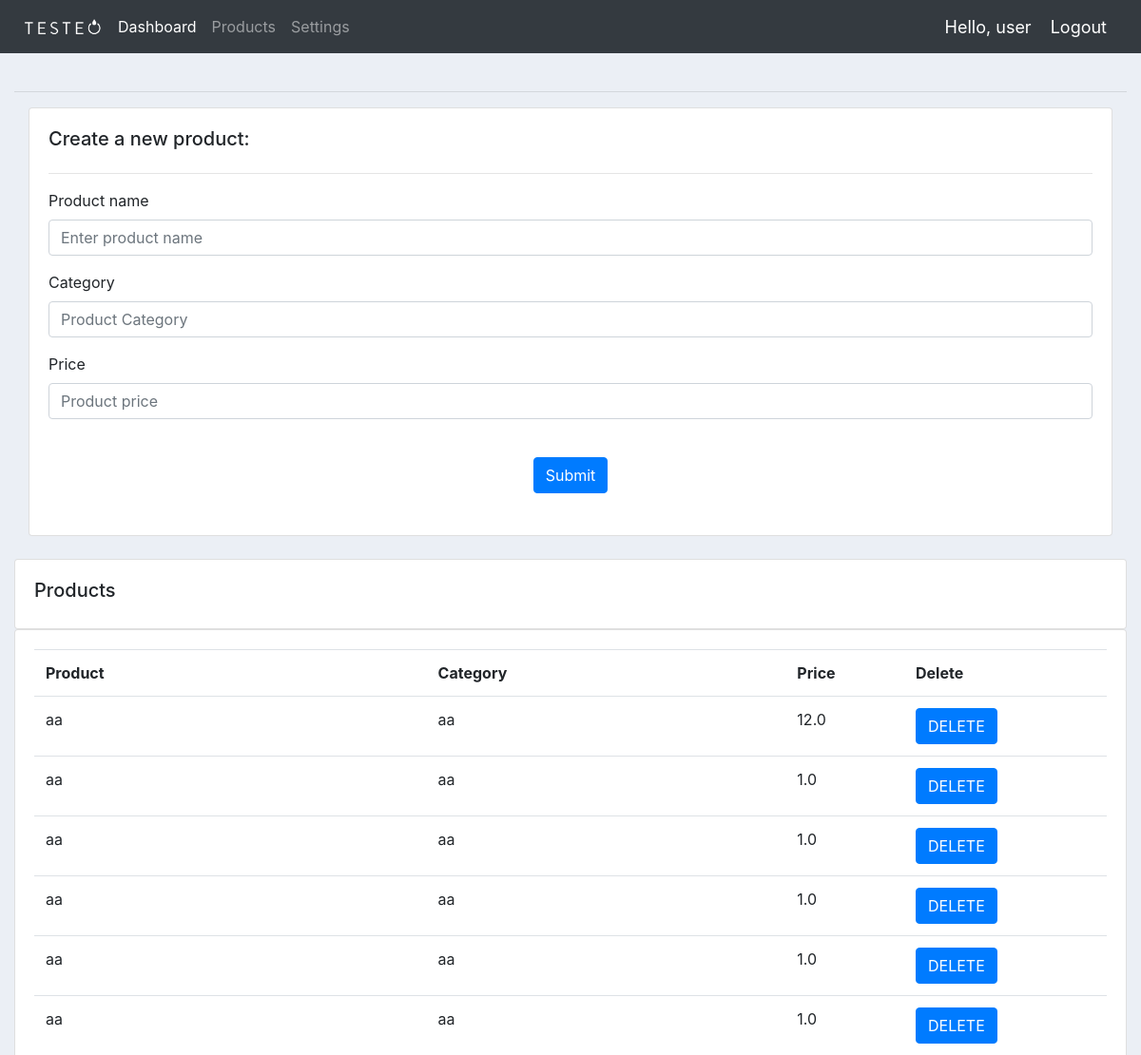
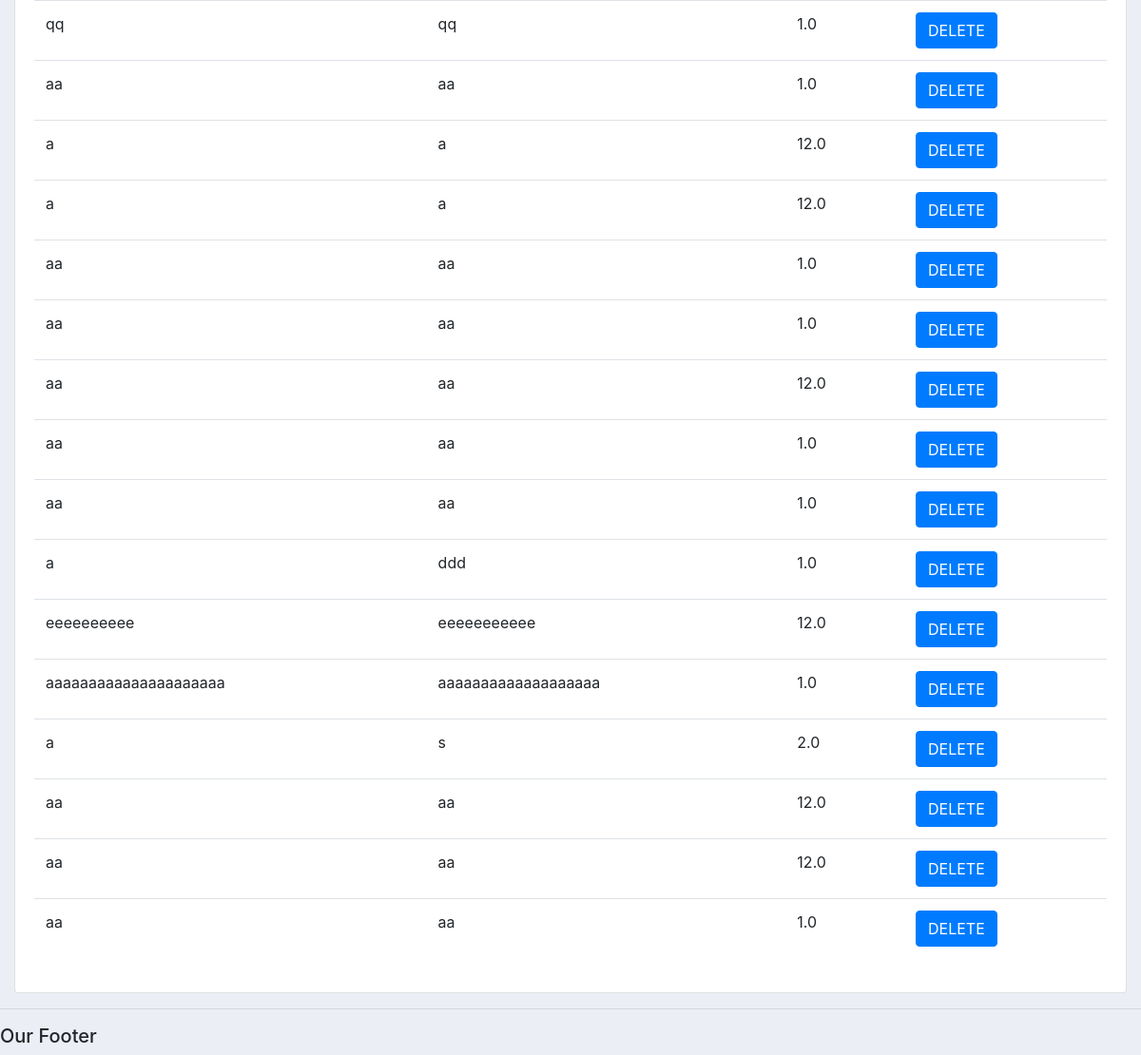
The page /products/ (signed in) on the database as committed earlier (2 pictures, top to bottom).
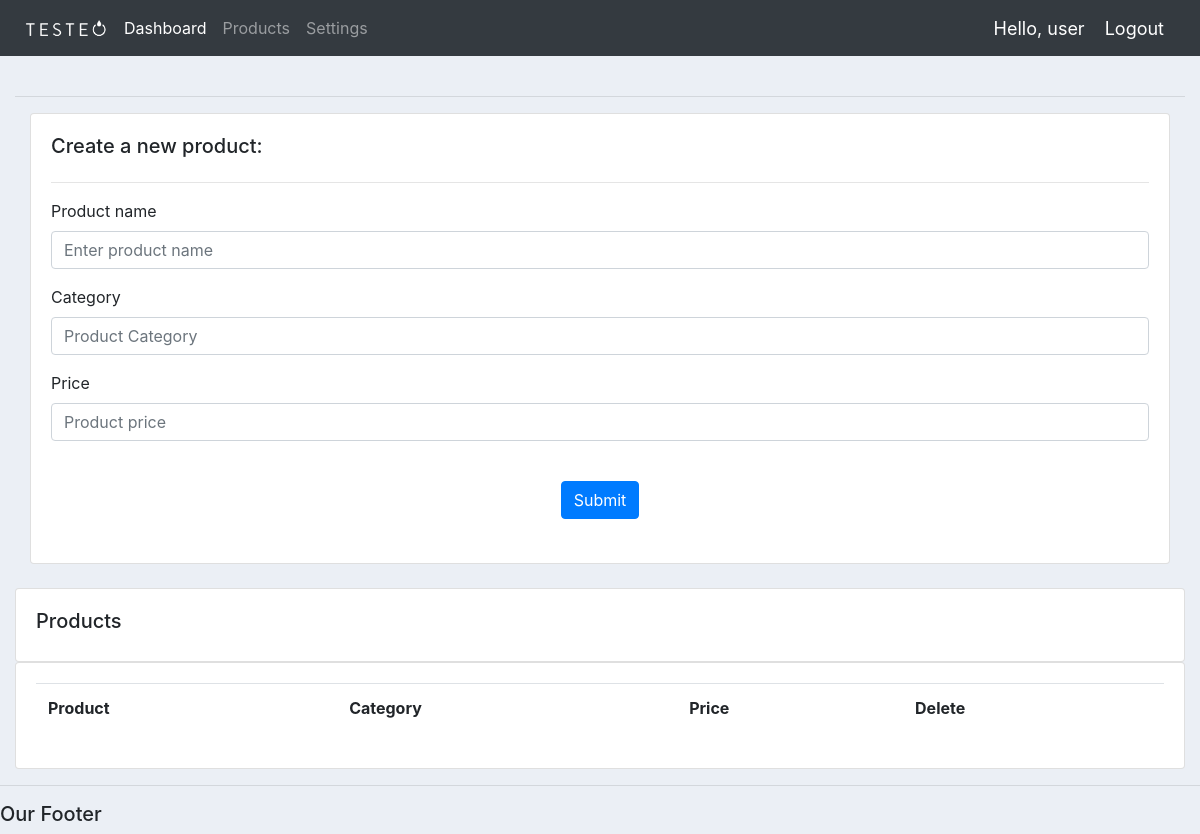
The same page on the database as committed later.
### accounts/models.py (models this page shows, shortened)
class Product(models.Model):
	CATEGORY = (
			('Indoor', 'Indoor'),
			('Out Door', 'Out Door'),
			)
	name = models.CharField(max_length=200)
	price = models.FloatField()
	category = models.CharField(max_length=200, choices=CATEGORY)
	description = models.CharField(max_length=200, null=True, blank=True)
	date_created = models.DateTimeField(auto_now_add=True, null=True)
	tags = models.ManyToManyField(Tag)

### accounts/decorators.py (the view)
		def wrapper_func(request, *args, **kwargs):
			group = None
			if request.user.groups.exists():
				group = request.user.groups.all()[0].name
			if group in allowed_roles:
				return view_func(request, *args, **kwargs)
			else:
				return HttpResponse('You are not authorized to view this page')

### accounts/views.py (called while the page is built)
@login_required(login_url='login')
@allowed_users(allowed_roles=['customer', 'admin'])
def products(request):
	products = Product.objects.all()
	return render(request, 'accounts/products.html', {'products':products})

### accounts/templates/accounts/products.html (shortened to what this page needs)
{% extends 'accounts/main.html' %}
{% block content %}
    <br>
    <hr>
                <div class="col-md">
                    <div class="card card-body">
                        <h5>Create a new product:</h5>
                        <hr>
                            <div class="form-group mb-3">
                                <label>Product name</label>
                                <input type="text" class="form-control" name="name" placeholder="Enter product name" id="prod_name">
                            </div>
                            <div class="form-group mb-3">
                                <label>Category</label>
                                <input type="text" class="form-control" name="category" placeholder="Product Category" id="prod_cat">
                            </div>
                            <div class="form-group mb-3">
                                <label>Price</label>
                                <input type="number" class="form-control" name="price" placeholder="Product price" id="prod_price">
                            </div>
                            <div class="text-center mt-4">
                                <button type="submit" class="btn btn-primary" onclick="create_product()">Submit</button>
                            </div>
                        <br>
                    </div>
                </div>
            <br>
    <div class="row">
        <div class="col-md">
            <div class="card card-body">
                <h5>Products</h5>
            </div>
            <div class="card card-body">
                <table class="table">
                    <tr>
                        <th>Product</th>
                        <th>Category</th>
                        <th>Price</th>
                        <th>Delete</th>
                    </tr>
                    {% for i in products %}
                        <tr>
                            <td>{{i.name}}</td>
                            <td>{{i.category}}</td>
                            <td>{{i.price}}</td>
                            <td><button class="btn btn-primary" onClick="delete_product('{{i.id}}')" >DELETE</button></td>
                        </tr>
                    {% endfor %}
                </table>
            </div>
        </div>
    </div>
{% endblock content%}

Rows that differ between the two databases and show on the page:
removed Product: name "aa", category "aa", price "12.0"
removed Product: name "aa", category "aa", price "1.0"
removed Product: name "aa", category "aa", price "1.0"
removed Product: name "aa", category "aa", price "1.0"
removed Product: name "aa", category "aa", price "1.0"
removed Product: name "aa", category "aa", price "1.0"
removed Product: name "qq", category "qq", price "1.0"
removed Product: name "aa", category "aa", price "1.0"
removed Product: name "a", category "a", price "12.0"
removed Product: name "a", category "a", price "12.0"
removed Product: name "aa", category "aa", price "1.0"
removed Product: name "aa", category "aa", price "1.0"
removed Product: name "aa", category "aa", price "12.0"
removed Product: name "aa", category "aa", price "1.0"
removed Product: name "aa", category "aa", price "1.0"
removed Product: name "a", category "ddd", price "1.0"
removed Product: name "eeeeeeeeee", category "eeeeeeeeeee", price "12.0"
removed Product: name "aaaaaaaaaaaaaaaaaaaaa", category "aaaaaaaaaaaaaaaaaaa", price "1.0"
removed Product: name "a", category "s", price "2.0"
removed Product: name "aa", category "aa", price "12.0"
removed Product: name "aa", category "aa", price "12.0"
removed Product: name "aa", category "aa", price "1.0"
